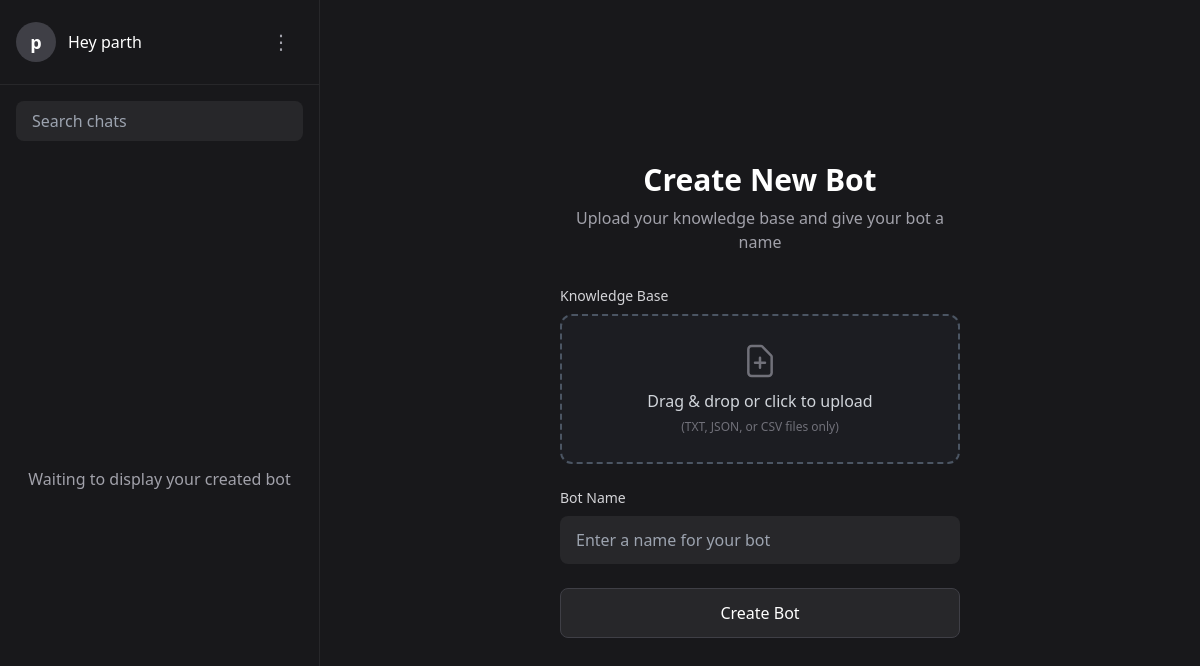
The app's page /create-bot/ (signed in), older data.
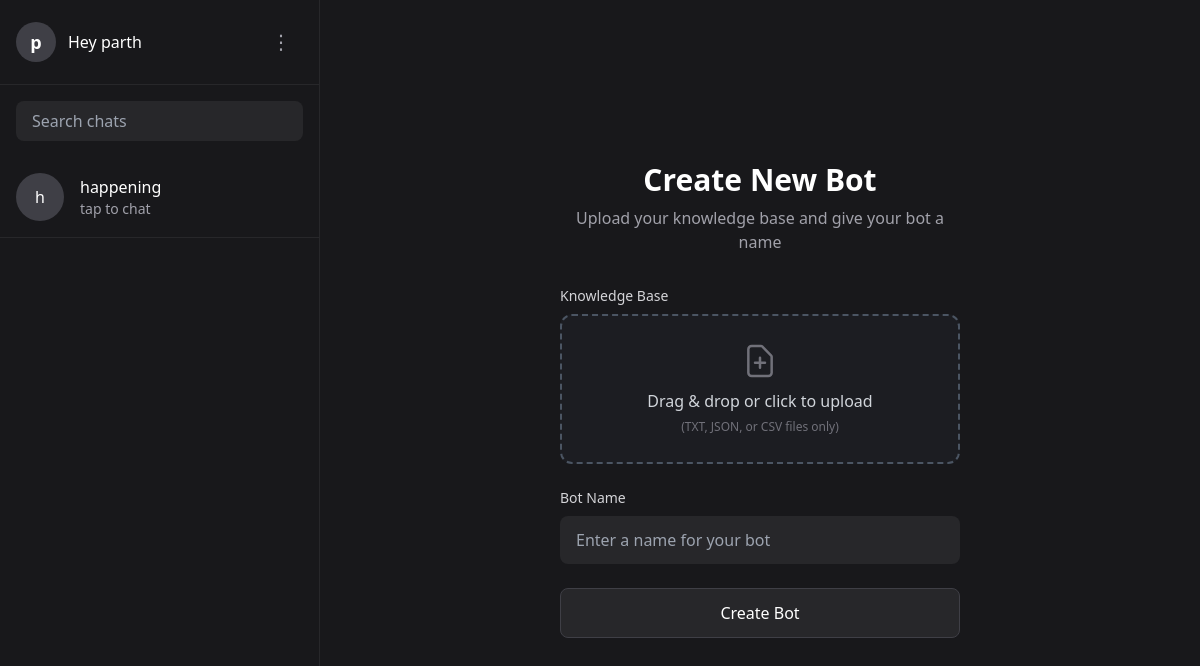
The same page, newer data.
### chat_core/models.py (models this page shows)
class Bots(models.Model):
    user = models.ForeignKey(User, on_delete=models.CASCADE)
    uuid = models.UUIDField(default = uuid.uuid4, editable = False)
    name = models.CharField(max_length=250, blank=False, null=False)
    file = models.FileField(upload_to="files/", blank=True ,null=True)
    filename = models.CharField(max_length=500, blank=False, null=False)
    vectordb_path = models.CharField(max_length=200, blank=False, null=False)

### bot_creation/views.py (the view, shortened to what this page needs)
# urls.py: path('create-bot/', create_bot, name="create_bot"),
def create_bot(request):
    if not request.user.is_authenticated:
        return redirect("login_view")
    user = request.user
    username = user.username
    bots = list(Bots.objects.filter(user=user))
    bots_exist = bool(bots)
    return render(request, "create_bot.html", {
        "bots_exist": bots_exist,
        "bots": bots,
        "username": username
    })

### templates/create_bot.html (shortened to what this page needs)
<!DOCTYPE html>
<html lang="en">
<head>
    <script src="https://cdn.tailwindcss.com"></script>
</head>
<body class="bg-black text-white h-screen flex">
    <div class="w-80 bg-zinc-900 border-r border-zinc-800 flex flex-col">
        <div class="p-4 border-b border-zinc-800 flex items-center justify-between relative">
            <div class="flex items-center">
                <div class="w-10 h-10 rounded-full bg-zinc-700 flex items-center justify-center">
                    <span class="text-lg font-semibold">{{ username.0 }}</span>
                </div>
                <span class="ml-3 font-medium">Hey {{ username }}</span>
            </div>
            <div class="relative">
                <button id="menuButton" class="p-3 rounded-lg hover:bg-zinc-700 transition">
                    <span class="text-xl text-zinc-400 hover:text-white">&#x22EE;</span>
                </button>
            </div>
        </div>
        <div class="p-4">
            <div class="relative">
                <input type="text" placeholder="Search chats"
                       class="w-full bg-zinc-800 text-white rounded-lg px-4 py-2 focus:outline-none focus:ring-2 focus:ring-zinc-600">
            </div>
        </div>
        <div class="flex-1 overflow-y-auto flex h-full">
            {% if bots_exist %}
                <div class="w-full">
                    {% for bot in bots %}
                        <a href="{% url 'chat_view' bot.filename bot.name bot.uuid %}" class="block">
                            <div class="hover:bg-zinc-800 p-4 cursor-pointer border-b border-zinc-800">
                                <div class="flex items-center">
                                    <div class="w-12 h-12 rounded-full bg-zinc-700 flex items-center justify-center">
                                        <span>{{ bot.name.0 }}</span>
                                    </div>
                                    <div class="ml-4">
                                        <div class="font-medium">{{ bot.name }}</div>
                                        <div class="text-sm text-zinc-400">tap to chat</div>
                                    </div>
                                </div>
                            </div>
                        </a>
                    {% endfor %}
                </div>
            {% else %}
                <div class="flex w-full justify-center items-center">
                    <a href="#" class="text-center text-zinc-400">
                        Waiting to display your created bot
                    </a>
                </div>
            {% endif %}
        </div>
    </div>
    <div class="flex-1 flex flex-col bg-zinc-900">
        <div class="flex-1 flex items-center justify-center">
            <div class="w-full max-w-md px-6 py-8 animate-fade-in">
                <div class="text-center mb-8">
                    <h1 class="text-3xl font-bold text-white mb-2">Create New Bot</h1>
                    <p class="text-zinc-400">Upload your knowledge base and give your bot a name</p>
                </div>
                <form id="newBotForm" class="space-y-6" action="{% url 'create_bot' %}" method="post" enctype="multipart/form-data">
                    <div class="space-y-2">
                        <label class="block text-sm font-medium text-zinc-300 mb-1">Knowledge Base</label>
                        <div class="file-drop-area" id="fileDropArea">
                            <span class="file-msg" id="fileMsg">
                                Drag & drop or click to upload<br>
                                <span class="text-xs text-zinc-500">(TXT, JSON, or CSV files only)</span>
                            </span>
                        </div>
                    </div>
                    <div class="space-y-2">
                        <label for="botName" class="block text-sm font-medium text-zinc-300">Bot Name</label>
                        <input type="text" id="botName" name="bot_name"
                               class="w-full bg-zinc-800 text-white rounded-lg px-4 py-3 focus:outline-none focus:ring-2 focus:ring-zinc-600 transition"
                               placeholder="Enter a name for your bot">
                    </div>
                    <button type="submit" id="submitBtn"
                            class="w-full bg-zinc-800 hover:bg-zinc-700 text-white font-medium py-3 px-4 rounded-lg transition focus:outline-none focus:ring-2 focus:ring-offset-2 focus:ring-zinc-600 mt-6 border border-zinc-700">
                        Create Bot
                    </button>
                </form>
            </div>
        </div>
    </div>
</body>
</html>

### templates/create_bot.html (style rules this page uses)
.file-drop-area { position: relative; display: flex; align-items: center; justify-content: center; width: 100%; max-width: 450px; padding: 25px; border: 2px dashed #4b5563; border-radius: 12px; transition: 0.2s; background-color: rgba(75, 85, 99, 0.1); }
.file-msg { font-size: 16px; font-weight: 400; color: #d1d5db; text-align: center; transition: 0.2s; }
.animate-fade-in { animation: fadeIn 0.5s ease forwards; }

Row changes from the older to the newer data that the page shows:
added Bots: name.0 "h", name "happening"
Text that changed along with them:
text no longer shown: "Waiting to display your created bot"
